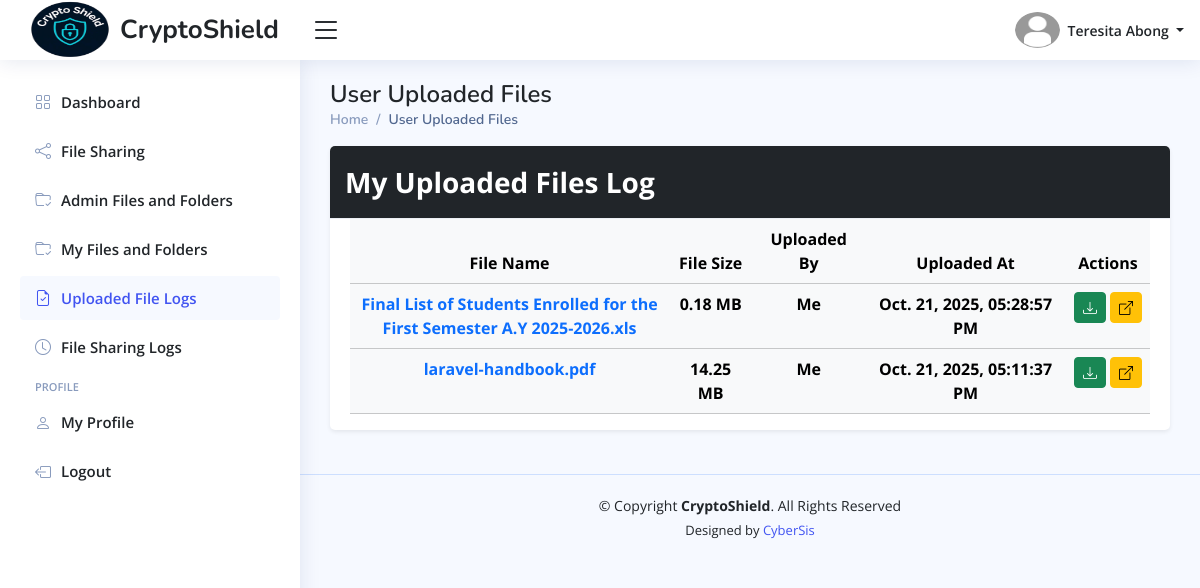
Screenshot of /officials/home.php?page=user-uploaded-files (signed in) with the database file from the repository.
### tables this page shows
CREATE TABLE `officials_info_tbl` (
  `official_id` int(11) NOT NULL,
  `profile_picture` varchar(255) DEFAULT NULL,
  `date_of_birth` date DEFAULT NULL,
  `gender` enum('Male','Female','Others') DEFAULT 'Others',
  `phone_number` varchar(100) NOT NULL,
  `full_address` varchar(255) NOT NULL,
  `updated_at` timestamp NOT NULL DEFAULT current_timestamp() ON UPDATE current_timestamp()
);

CREATE TABLE `officials_accounts_tbl` (
  `official_id` int(11) NOT NULL,
  `first_name` varchar(100) NOT NULL,
  `middle_name` varchar(100) DEFAULT NULL,
  `last_name` varchar(100) NOT NULL,
  `email_address` varchar(150) NOT NULL,
  `official_password` varchar(255) NOT NULL,
  `position` enum('Brgy. Captain','Brgy. Secretary','Brgy. Treasurer','Brgy. Kagawad','S.K. Chairman','S.K. Kagawad') NOT NULL,
  `is_online` enum('Yes','No') DEFAULT 'No',
  `reset_password_token` varchar(255) DEFAULT NULL,
  `password_token_expiry` datetime DEFAULT NULL,
  `created_at` timestamp NOT NULL DEFAULT current_timestamp(),
  `updated_at` timestamp NOT NULL DEFAULT current_timestamp() ON UPDATE current_timestamp(),
  `last_login` timestamp NULL DEFAULT NULL
);

CREATE TABLE `officials_files_tbl` (
  `file_id` int(11) NOT NULL,
  `folder_id` int(11) DEFAULT NULL,
  `file_name` varchar(255) NOT NULL,
  `stored_file_name` varchar(255) NOT NULL,
  `processed_file_name` varchar(255) NOT NULL,
  `file_size` decimal(11,2) NOT NULL,
  `brgy_captain_download` enum('Yes','No') DEFAULT 'Yes',
  `brgy_secretary_download` enum('Yes','No') DEFAULT 'No',
  `brgy_treasurer_download` enum('Yes','No') DEFAULT 'No',
  `brgy_kagawad_download` enum('Yes','No') DEFAULT 'No',
  `sk_chairman_download` enum('Yes','No') DEFAULT 'Yes',
  `sk_kagawad_download` enum('Yes','No') DEFAULT 'No',
  `is_archive` enum('Yes','No') DEFAULT 'No',
  `uploaded_at` timestamp NOT NULL DEFAULT current_timestamp(),
  `modified_at` timestamp NOT NULL DEFAULT current_timestamp() ON UPDATE current_timestamp(),
  `uploaded_by` int(11) DEFAULT NULL
);

### officials/includes/page-titles.php (called while the page is built)
<?php
    $page_titles = [
        "dashboard" => "$position's Dashboard",
        "admin-files-and-folders" => "Admin Files and Folders", "admin-folder-contents" => "Admin Folder Details",
        "my-files-and-folders" => "My Files and Folders", "my-folder-contents" => "My Folder Details", "folder-contents" => "Folder Contents",
        "officials-accounts" => "Officials Accounts",
        "employee-management" => "Employee Management",
        "user-uploaded-files" => "User Uploaded Files",
        "file-sharing" => "File Sharing",
        "file-sharing-logs" => "File Sharing Logs",
        "user-profile" => "User Profile"
    ];
?>

### config/format-time.php (called while the page is built, shortened)
<?php
    function format_timestamp($timestamp) {
        $formatted_timestamp = date("M. d, Y, h:i:s A", strtotime($timestamp));
        return $formatted_timestamp;
    }
?>

### officials/pages/user-uploaded-files.php (the view)
<main class="main" id="main">
  <?php
  include_once "includes/pagetitle.php";
  ?>
  <section class="section">
    <div class="row">
      <div class="col-12">
        <div class="card shadow-sm mb-4">
          <div class="card-header bg-dark text-white fw-bold fs-3 d-flex justify-content-between">
            My Uploaded Files Log
          </div>
          <div class="card-body pb-0">
            <table class="table table-light table-hover datatable table-responsive">
              <thead>
                <tr>
                  <th scope="col" class="text-center fixed-column"> File Name </th>
                  <th scope="col" class="text-center"> File Size </th>
                  <th scope="col" class="fixed-column text-center"> Uploaded By </th>
                  <th scope="col" class="fixed-column text-center"> Uploaded At </th>
                  <th scope="col" class="text-center"> Actions </th>
                </tr>
              </thead>
              <tbody>
                <?php
                    $fetch_uploads_logs = $conn->prepare("SELECT
                                                            ofs.*,
                                                            ofl.folder_id,
                                                            CONCAT(oa.first_name, ' ', oa.last_name) AS 'uploaded_by'
                                                        FROM officials_files_tbl ofs
                                                        LEFT JOIN officials_accounts_tbl oa
                                                        ON ofs.uploaded_by = oa.official_id
                                                        LEFT JOIN officials_folder_tbl ofl
                                                        ON ofs.folder_id = ofl.folder_id
                                                        WHERE ofs.uploaded_by = :official_id AND (ofs.is_archive = :is_archive OR ofs.folder_id IS NULL)
                                                        ORDER BY ofs.uploaded_at DESC
                                                        ");
                    $fetch_uploads_logs->execute([":official_id" => $official_id, ":is_archive" => "No"]);
                    while ($log_data = $fetch_uploads_logs->fetch()) {
                ?>
                    <tr class="text-center">
                        <td class="fw-bold text-primary fixed-column">
                            <?php echo htmlspecialchars($log_data["file_name"]); ?>
                        </td>
                        <td class="fw-bold">
                            <?php echo htmlspecialchars($log_data["file_size"] . " MB"); ?>
                        </td>
                        <td class="fw-bold">
                            Me
                        </td>
                        <td class="fw-bold">
                            <?php echo htmlspecialchars(format_timestamp($log_data["uploaded_at"])); ?>
                        </td>
                        <td>
                            <div class="d-flex justify-content-center align-items-center gap-1 ">
                                <a href="../uploads/user-files/<?php echo htmlspecialchars($log_data["stored_file_name"]); ?>"
                                   download="<?php echo htmlspecialchars($log_data["file_name"]); ?>" title="Download: <?php echo htmlspecialchars($log_data["file_name"]); ?>"
                                   class="btn btn-sm btn-success text-white">
                                    <i class="bi bi-download"></i>
                                </a>
                                <?php if($log_data["folder_id"] !== null): ?>
                                <a href="home.php?page=my-folder-contents&folder-id=<?php echo htmlspecialchars(base64_encode($log_data["folder_id"])); ?>"
                                   class="btn btn-warning btn-sm" title="Go to Folder">
                                    <i class="bi bi-box-arrow-up-right"></i>
                                </a>
                                <?php endif; ?>
                            </div>
                        </td>
                    </tr>
                <?php
                }
                ?>
              </tbody>
            </table>
          </div>
        </div>
      </div>
    </div>
  </section>
</main>

### officials/includes/header.php (shortened to what this page needs)
<header id="header" class="header fixed-top d-flex align-items-center">
    <div class="d-flex align-items-center justify-content-between">
        <a href="home.php?page=dashboard" class="logo d-flex align-items-center">
            <img src="../assets/imgs/logo.png" alt="Logo" width="100">
            <span class="d-none d-lg-block"> CryptoShield </span>
        </a>
        <i class="bi bi-list toggle-sidebar-btn"></i>
    </div>
    <nav class="header-nav ms-auto">
        <ul class="d-flex align-items-center">
            <li class="nav-item dropdown pe-3">
                <a class="nav-link nav-profile d-flex align-items-center pe-0" href="#" data-bs-toggle="dropdown">
                    <img src="<?php echo htmlspecialchars($image_path . $profile_picture); ?>" alt="Profile Image" class="rounded-circle" width="45" height="45">
                    <span class="d-none d-md-block dropdown-toggle ps-2">
                        <?php echo htmlspecialchars($first_name . " " . $last_name); ?>
                    </span>
                </a>
            </li>
        </ul>
    </nav>
</header>

### officials/includes/pagetitle.php (shortened to what this page needs)
<div class="pagetitle">
    <h1>
        <?php echo htmlspecialchars($page_titles[$page_name]); ?>
    </h1>
    <nav>
        <ol class="breadcrumb">
            <li class="breadcrumb-item"><a href="home.php?page=dashboard"> Home </a></li>
            <li class="breadcrumb-item active">
                <?php echo htmlspecialchars($page_titles[$page_name]); ?>
            </li>
        </ol>
    </nav>
</div>

### assets/main/css/main-style.css (style rules this page uses)
:root { scroll-behavior: smooth; }
body { font-family: "Open Sans", sans-serif; background: #f6f9ff; color: #444444; }
a { color: #4154f1; text-decoration: none; }
h1, h2, h3, h4, h5, h6 { font-family: "Nunito", sans-serif; }
#main { margin-top: 60px; padding: 20px 30px; transition: all 0.3s; }
.pagetitle { margin-bottom: 10px; }
.pagetitle h1 { font-size: 24px; margin-bottom: 0; font-weight: 600; color: #212529; }
.card { margin-bottom: 30px; border: none; border-radius: 5px; box-shadow: 0px 0 30px rgba(1, 41, 112, 0.1); }
.card-header, .card-footer { border-color: #ebeef4; background-color: #fff; color: #798eb3; padding: 15px; }
.card-body { padding: 0 20px 20px 20px; }
.breadcrumb { font-size: 14px; font-family: "Nunito", sans-serif; color: #899bbd; font-weight: 600; }
.breadcrumb a { color: #899bbd; transition: 0.3s; }
.breadcrumb .breadcrumb-item::before { color: #899bbd; }
.breadcrumb .active { color: #51678f; font-weight: 600; }
.logo { line-height: 1; }
@media (min-width: 1200px) { .logo { width: 280px; } }
.logo span { font-size: 26px; font-weight: 700; color: #212529; font-family: "Nunito", sans-serif; }
.header { transition: all 0.5s; z-index: 997; height: 60px; box-shadow: 0px 2px 20px rgba(1, 41, 112, 0.1); background-color: #fff; padding-left: 20px; }
.header .toggle-sidebar-btn { font-size: 32px; padding-left: 10px; cursor: pointer; color: #212529; }
.header-nav ul { list-style: none; }
.header-nav>ul { margin: 0; padding: 0; }
.header-nav .nav-profile { color: #212529; }
.header-nav .nav-profile img { max-height: 36px; }
.header-nav .nav-profile span { font-size: 14px; font-weight: 600; }
@media (min-width: 1200px) { #main, #footer { margin-left: 300px; } }

### officials/home.php (style rules this page uses)
.logo img { max-height: 70px; }
.fixed-column { max-width: 350px; word-wrap: break-word; white-space: normal; }

### rows the page displays
officials_info_tbl: official_id.last_name "Teresita Abong", official_id.position "User Uploaded Files"
officials_files_tbl: file_name "Final List of Students Enrolled for the First Semester A.Y 2025-2026.xls", file_size "0.18 MB", uploaded_at "Oct. 21, 2025, 05:28:57 PM"
officials_files_tbl: file_name "laravel-handbook.pdf", file_size "14.25 MB", uploaded_at "Oct. 21, 2025, 05:11:37 PM"
